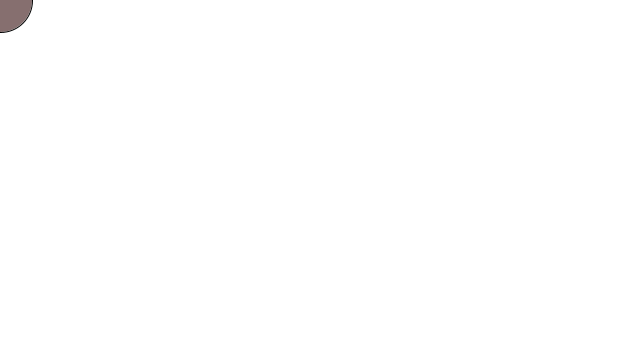
Frame 1 (no input)
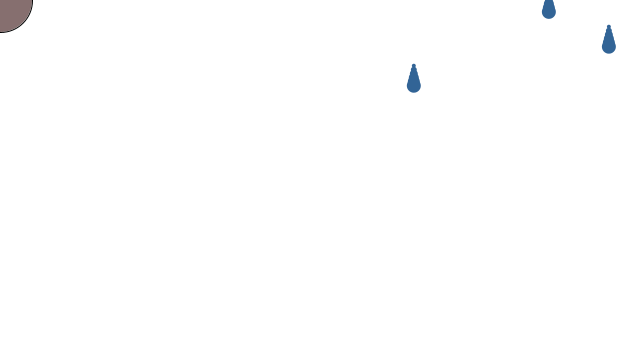
Frame 60 (the mouse pressed at the canvas centre just before this capture)
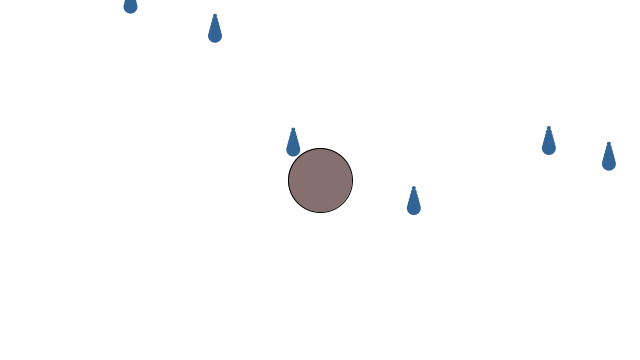
Frame 120 (the mouse held since frame 60 and released just before this capture)

The Processing sketch that drew these frames (run headless with seeded random() and noise(); from frame 60 on, the mouse is pressed at the canvas centre):

// Processing sketch: example_10_10_rain_catcher_game
// ── example_10_10_rain_catcher_game.pde
// Learning Processing
// Daniel Shiffman
// http://www.learningprocessing.com

// Example 10-10: The raindrop catching game

Catcher catcher;    // One catcher object
Timer timer;        // One timer object
Drop[] drops;       // An array of drop objects
int totalDrops = 0; // totalDrops

void setup() {
  size(640, 360);
  catcher = new Catcher(32); // Create the catcher with a radius of 32
  drops = new Drop[1000];    // Create 1000 spots in the array
  timer = new Timer(300);    // Create a timer that goes off every 300 milliseconds
  timer.start();             // Starting the timer
}

void draw() {
  background(255);

  // Set catcher location
  catcher.setLocation(mouseX, mouseY); 
  // Display the catcher
  catcher.display(); 

  // Check the timer
  if (timer.isFinished()) {
    // Deal with raindrops
    // Initialize one drop
    drops[totalDrops] = new Drop();
    // Increment totalDrops
    totalDrops ++ ;
    // If we hit the end of the array
    if (totalDrops >= drops.length) {
      totalDrops = 0; // Start over
    }
    timer.start();
  }

  // Move and display all drops
  for (int i = 0; i < totalDrops; i++ ) {
    drops[i].move();
    drops[i].display();
    if (catcher.intersect(drops[i])) {
      drops[i].caught();
    }
  }
}


// ── Catcher.pde
// Learning Processing
// Daniel Shiffman
// http://www.learningprocessing.com

// Example 10-10: The raindrop catching game

class Catcher {
  float r;    // radius
  color col;  // color
  float x, y; // location

  Catcher(float tempR) {
    r = tempR;
    col = color(50, 10, 10, 150);
    x = 0;
    y = 0;
  }

  void setLocation(float tempX, float tempY) {
    x = tempX;
    y = tempY;
  }

  void display() {
    stroke(0);
    fill(col);
    ellipse(x, y, r*2, r*2);
  }

  // A function that returns true or false based on
  // if the catcher intersects a raindrop
  boolean intersect(Drop d) {
    // Calculate distance
    float distance = dist(x, y, d.x, d.y); 

    // Compare distance to sum of radii
    if (distance < r + d.r) { 
      return true;
    } else {
      return false;
    }
  }
}


// ── Drop.pde
// Learning Processing
// Daniel Shiffman
// http://www.learningprocessing.com

// Example 10-10: The raindrop catching game

class Drop {
  float x, y;   // Variables for location of raindrop
  float speed;  // Speed of raindrop
  color c;
  float r;      // Radius of raindrop

  Drop() {
    r = 8;                   // All raindrops are the same size
    x = random(width);       // Start with a random x location
    y = -r*4;                // Start a little above the window
    speed = random(1, 5);    // Pick a random speed
    c = color(50, 100, 150); // Color
  }

  // Move the raindrop down
  void move() {
    // Increment by speed
    y += speed;
  }

  // Check if it hits the bottom
  boolean reachedBottom() {
    // If we go a little beyond the bottom
    if (y > height + r*4) { 
      return true;
    } else {
      return false;
    }
  }

  // Display the raindrop
  void display() {
    // Display the drop
    fill(c);
    noStroke();
    for (int i = 2; i < r; i++ ) {
      ellipse(x, y + i*4, i*2, i*2);
    }
  }

  // If the drop is caught
  void caught() {
    // Stop it from moving by setting speed equal to zero
    speed = 0; 
    // Set the location to somewhere way off-screen
    y = -1000;
  }
}


// ── Timer.pde
// Learning Processing
// Daniel Shiffman
// http://www.learningprocessing.com

// Example 10-5: Object-oriented timer

class Timer {

  int savedTime; // When Timer started
  int totalTime; // How long Timer should last

  Timer(int tempTotalTime) {
    totalTime = tempTotalTime;
  }

  // Starting the timer
  void start() {
    // When the timer starts it stores the current time in milliseconds.
    savedTime = millis();
  }

  // The function isFinished() returns true if 5,000 ms have passed. 
  // The work of the timer is farmed out to this method.
  boolean isFinished() { 
    // Check how much time has passed
    int passedTime = millis()- savedTime;
    if (passedTime > totalTime) {
      return true;
    } else {
      return false;
    }
  }
}
